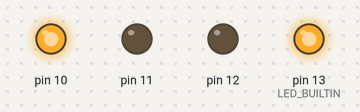
Simulated run of this sketch. Board: Arduino Uno, built with avr-gcc and run on an emulated ATmega328P. Shown: output pins drawn as LEDs (lit = HIGH).

Above: at 0.05 s.
At 2.8 s:
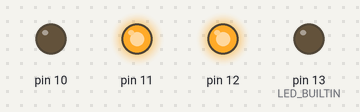
Timing chart, 0 to 3.1 s (numbered marks = the images above):
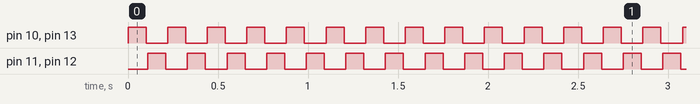

Measured:
- by itself, pin 10–12, pin 13 (LED_BUILTIN): alternates HIGH for 0.10 s and LOW for 0.12 s

The sketch:

Blink.ino
```cpp
void setup() {
  // initialize digital pin LED_BUILTIN as an output.
  pinMode(LED_BUILTIN, OUTPUT);
  pinMode(12, OUTPUT);
  pinMode(11, OUTPUT);
  pinMode(10, OUTPUT);
}


void loop() {
  digitalWrite(LED_BUILTIN, HIGH);   // turn the LED on (HIGH is the voltage level)
  digitalWrite(10, HIGH);
  delay(100);                       // wait for a second
  digitalWrite(LED_BUILTIN, LOW);  // turn the LED off by making the voltage LOW
  digitalWrite(10, LOW);
  delay(10);                       // wait for a second

  digitalWrite(12, HIGH);   // turn the LED on (HIGH is the voltage level)
  digitalWrite(11, HIGH);
  delay(100);                       // wait for a second
  digitalWrite(12, LOW);  // turn the LED off by making the voltage LOW
  digitalWrite(11, LOW);
  delay(10);                       // wait for a second

}
```
